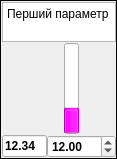
    <widget class="QFrame" name="Parametr_1">
     <property name="maximumSize">
      <size>
       <width>110</width>
       <height>16777215</height>
      </size>
     </property>
     <property name="frameShape">
      <enum>QFrame::Box</enum>
     </property>
     <property name="frameShadow">
      <enum>QFrame::Plain</enum>
     </property>
     <layout class="QGridLayout" name="gridLayout_2">
      <property name="leftMargin">
       <number>1</number>
      </property>
      <property name="topMargin">
       <number>1</number>
      </property>
      <property name="rightMargin">
       <number>0</number>
      </property>
      <property name="bottomMargin">
       <number>0</number>
      </property>
      <property name="spacing">
       <number>1</number>
      </property>
      <item row="0" column="0" colspan="5">
       <widget class="QTextEdit" name="Value_1">
        <property name="sizePolicy">
         <sizepolicy hsizetype="Expanding" vsizetype="Fixed">
          <horstretch>0</horstretch>
          <verstretch>0</verstretch>
         </sizepolicy>
        </property>
        <property name="maximumSize">
         <size>
          <width>16777215</width>
          <height>40</height>
         </size>
        </property>
        <property name="whatsThis">
         <string>Назва першого параметру</string>
        </property>
        <property name="verticalScrollBarPolicy">
         <enum>Qt::ScrollBarAlwaysOff</enum>
        </property>
        <property name="horizontalScrollBarPolicy">
         <enum>Qt::ScrollBarAlwaysOff</enum>
        </property>
        <property name="readOnly">
         <bool>true</bool>
        </property>
        <property name="html">
         <string>&lt;!DOCTYPE HTML PUBLIC &quot;-//W3C//DTD HTML 4.0//EN&quot; &quot;http://www.w3.org/TR/REC-html40/strict.dtd&quot;&gt;
&lt;html&gt;&lt;head&gt;&lt;meta name=&quot;qrichtext&quot; content=&quot;1&quot; /&gt;&lt;style type=&quot;text/css&quot;&gt;
p, li { white-space: pre-wrap; }
&lt;/style&gt;&lt;/head&gt;&lt;body style=&quot; font-family:'DejaVu Sans'; font-size:9pt; font-weight:400; font-style:normal;&quot;&gt;
&lt;p style=&quot; margin-top:0px; margin-bottom:0px; margin-left:0px; margin-right:0px; -qt-block-indent:0; text-indent:0px;&quot;&gt;Перший параметр&lt;/p&gt;&lt;/body&gt;&lt;/html&gt;</string>
        </property>
       </widget>
      </item>
      <item row="1" column="0">
       <widget class="Scale" name="scalePV_1" native="true">
        <property name="sizePolicy">
         <sizepolicy hsizetype="Fixed" vsizetype="Expanding">
          <horstretch>0</horstretch>
          <verstretch>0</verstretch>
         </sizepolicy>
        </property>
        <property name="minimumSize">
         <size>
          <width>35</width>
          <height>0</height>
         </size>
        </property>
        <property name="maximumSize">
         <size>
          <width>35</width>
          <height>16777215</height>
         </size>
        </property>
       </widget>
      </item>
      <item row="1" column="1">
       <widget class="QSlider" name="vsSPR_1">
        <property name="sizePolicy">
         <sizepolicy hsizetype="Preferred" vsizetype="Expanding">
          <horstretch>0</horstretch>
          <verstretch>0</verstretch>
         </sizepolicy>
        </property>
        <property name="whatsThis">
         <string>Розрахункове завдання</string>
        </property>
        <property name="styleSheet">
         <string notr="true">
QSlider::groove:vertical {
     background:  rgba(0,0,0,0);
}

 QSlider::handle:vertical {
	image: url(:/slider/pict/SPR_1.png);
 }
</string>
        </property>
        <property name="maximum">
         <number>4000</number>
        </property>
        <property name="singleStep">
         <number>1</number>
        </property>
        <property name="pageStep">
         <number>80</number>
        </property>
        <property name="value">
         <number>2500</number>
        </property>
        <property name="sliderPosition">
         <number>2500</number>
        </property>
        <property name="tracking">
         <bool>false</bool>
        </property>
        <property name="orientation">
         <enum>Qt::Vertical</enum>
        </property>
        <property name="invertedAppearance">
         <bool>false</bool>
        </property>
        <property name="invertedControls">
         <bool>false</bool>
        </property>
        <property name="tickPosition">
         <enum>QSlider::TicksBothSides</enum>
        </property>
        <property name="tickInterval">
         <number>400</number>
        </property>
       </widget>
      </item>
      <item row="1" column="2">
       <widget class="QProgressBar" name="pbPV_1">
        <property name="maximumSize">
         <size>
          <width>15</width>
          <height>16777215</height>
         </size>
        </property>
        <property name="palette">
         <palette>
          <active>
           <colorrole role="Highlight">
            <brush brushstyle="SolidPattern">
             <color alpha="255">
              <red>255</red>
              <green>0</green>
              <blue>255</blue>
             </color>
            </brush>
           </colorrole>
          </active>
          <inactive>
           <colorrole role="Highlight">
            <brush brushstyle="SolidPattern">
             <color alpha="255">
              <red>255</red>
              <green>0</green>
              <blue>255</blue>
             </color>
            </brush>
           </colorrole>
          </inactive>
          <disabled>
           <colorrole role="Highlight">
            <brush brushstyle="SolidPattern">
             <color alpha="255">
              <red>178</red>
              <green>178</green>
              <blue>178</blue>
             </color>
            </brush>
           </colorrole>
          </disabled>
         </palette>
        </property>
        <property name="whatsThis">
         <string>Перший параметер процесу регулювання</string>
        </property>
        <property name="layoutDirection">
         <enum>Qt::LeftToRight</enum>
        </property>
        <property name="styleSheet">
         <string notr="true"/>
        </property>
        <property name="maximum">
         <number>4000</number>
        </property>
        <property name="value">
         <number>1000</number>
        </property>
        <property name="textVisible">
         <bool>false</bool>
        </property>
        <property name="orientation">
         <enum>Qt::Vertical</enum>
        </property>
       </widget>
      </item>
      <item row="1" column="3">
       <widget class="QSlider" name="vsSP_1">
        <property name="whatsThis">
         <string>Постійне завдання на перший параметер</string>
        </property>
        <property name="styleSheet">
         <string notr="true">QSlider::groove:vertical {
     background: rgba(0, 0, 0, 0);
/*     position: absolute;  абсолютная позиция в 4px слева и справа от виджета. установка полей виджета также будет работать... */
/*     left: 4px; right: 4px;*/
 }

 QSlider::handle:vertical {
	
	image: url(:/slider/pict/SP_1.png);
 }
</string>
        </property>
        <property name="maximum">
         <number>4000</number>
        </property>
        <property name="singleStep">
         <number>1</number>
        </property>
        <property name="pageStep">
         <number>80</number>
        </property>
        <property name="value">
         <number>0</number>
        </property>
        <property name="sliderPosition">
         <number>0</number>
        </property>
        <property name="tracking">
         <bool>false</bool>
        </property>
        <property name="orientation">
         <enum>Qt::Vertical</enum>
        </property>
        <property name="invertedAppearance">
         <bool>false</bool>
        </property>
        <property name="invertedControls">
         <bool>false</bool>
        </property>
        <property name="tickPosition">
         <enum>QSlider::NoTicks</enum>
        </property>
       </widget>
      </item>
      <item row="1" column="4">
       <spacer name="horizontalSpacer_21">
        <property name="orientation">
         <enum>Qt::Horizontal</enum>
        </property>
        <property name="sizeType">
         <enum>QSizePolicy::MinimumExpanding</enum>
        </property>
        <property name="sizeHint" stdset="0">
         <size>
          <width>20</width>
          <height>20</height>
         </size>
        </property>
       </spacer>
      </item>
      <item row="2" column="0" colspan="5">
       <widget class="QFrame" name="frame_3">
        <property name="frameShape">
         <enum>QFrame::NoFrame</enum>
        </property>
        <property name="frameShadow">
         <enum>QFrame::Sunken</enum>
        </property>
        <layout class="QHBoxLayout" name="horizontalLayout">
         <property name="spacing">
          <number>0</number>
         </property>
         <property name="margin">
          <number>0</number>
         </property>
         <item>
          <widget class="QLineEdit" name="lePV_1">
           <property name="sizePolicy">
            <sizepolicy hsizetype="Minimum" vsizetype="Fixed">
             <horstretch>0</horstretch>
             <verstretch>0</verstretch>
            </sizepolicy>
           </property>
           <property name="maximumSize">
            <size>
             <width>45</width>
             <height>16777215</height>
            </size>
           </property>
           <property name="font">
            <font>
             <weight>75</weight>
             <bold>true</bold>
            </font>
           </property>
           <property name="whatsThis">
            <string>Перший параметер процесу регулювання</string>
           </property>
           <property name="text">
            <string>12.34</string>
           </property>
           <property name="readOnly">
            <bool>true</bool>
           </property>
          </widget>
         </item>
         <item>
          <widget class="QDoubleSpinBox" name="sbSP_1">
           <property name="sizePolicy">
            <sizepolicy hsizetype="Minimum" vsizetype="Fixed">
             <horstretch>0</horstretch>
             <verstretch>0</verstretch>
            </sizepolicy>
           </property>
           <property name="minimumSize">
            <size>
             <width>0</width>
             <height>0</height>
            </size>
           </property>
           <property name="font">
            <font>
             <weight>75</weight>
             <bold>true</bold>
            </font>
           </property>
           <property name="whatsThis">
            <string>Постійне завдання на перший параметер</string>
           </property>
           <property name="buttonSymbols">
            <enum>QAbstractSpinBox::UpDownArrows</enum>
           </property>
           <property name="accelerated">
            <bool>true</bool>
           </property>
           <property name="keyboardTracking">
            <bool>false</bool>
           </property>
           <property name="decimals">
            <number>2</number>
           </property>
           <property name="value">
            <double>12.000000000000000</double>
           </property>
          </widget>
         </item>
        </layout>
        <zorder>sbSP_1</zorder>
        <zorder>lePV_1</zorder>
       </widget>
      </item>
     </layout>
    </widget>
